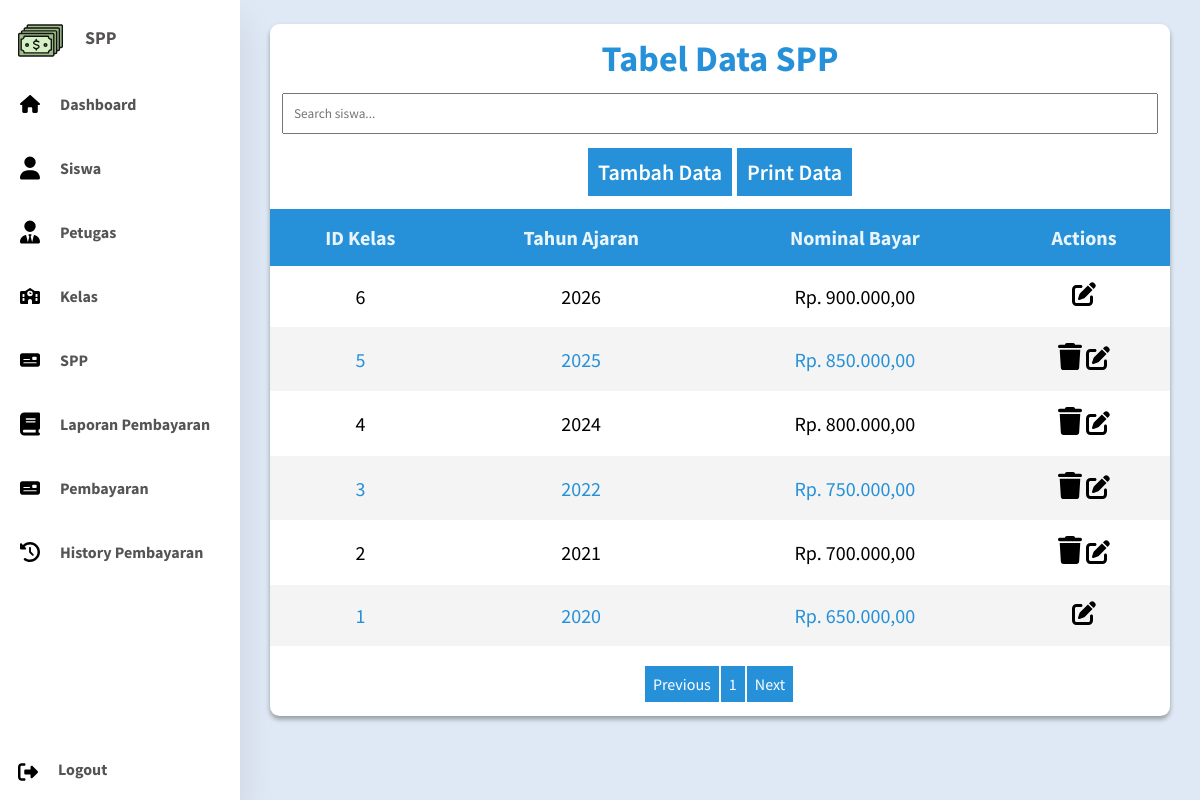
The page /Aplikasi/login/dashboard.php?page=spp (signed in) on the database its author committed.
### tables this page shows
CREATE TABLE `spp` (
  `id_spp` int(5) NOT NULL,
  `nominal` text NOT NULL,
  `tahun_ajaran` int(5) NOT NULL
);

### Aplikasi/sistem/spp.php (the view)
<?php
if (@$_SESSION['level_user'] == 'petugas') {
    echo "<script>alert('Anda Bukan Admin');location.href='dashboard.php?page=pembayaran';</script>";
} else if (@$_SESSION['level_user'] == 'siswa') {
    echo "<script>alert('Anda Bukan Admin atau Petugas');location.href='dashboard.php?page=histori';</script>";
} else if (@$_SESSION['level_user'] == 'admin') {
?>
    <main class="table">
        <form action="" method="post">
            <section class="table-header">
                <h1>Tabel Data SPP</h1>
                <input type="text" name="cari" id="searchspp" placeholder="Search siswa...">
                <section class="content-header">
                    <a href="dashboard.php?page=insertspp" class="tombol-header">Tambah Data</a>
                    <a href="" class="tombol-header">Print Data</a>
                </section>
            </section>
            <section class="table-body">
                <table id="tablespp">
                    <thead>
                        <tr>
                            <th>ID Kelas</th>
                            <th>Tahun Ajaran</th>
                            <th>Nominal Bayar</th>
                            <th class="print">Actions</th>
                        </tr>
                    </thead>
                    <tbody>
                        <?php
                        $batas = 7;
                        $halaman = isset($_GET['hal']) ? (int)$_GET['hal'] : 1;
                        $halaman_awal = ($halaman > 1) ? ($halaman * $batas) - $batas : 0;
                        $previous = $halaman - 1;
                        $next = $halaman + 1;
                        $data = mysqli_query($koneksi, "SELECT * FROM spp");
                        $jumlah_data = mysqli_num_rows($data);
                        $total_halaman = ceil($jumlah_data / $batas);
                        $query = "SELECT * FROM spp ORDER BY id_spp DESC LIMIT $halaman_awal, $batas";
                        $hasil = mysqli_query($koneksi, $query);
                        foreach ($hasil as $row) :
                        ?>
                            <tr>
                                <td data-label="ID Kelas"><?php echo $row['id_spp']; ?></td>
                                <td data-label="Kelas"><?php echo $row['tahun_ajaran']; ?></td>
                                <td data-label="Jurusan"><?php echo "Rp. " . number_format($row['nominal'], 2, ',', '.') ?></td>
                                <?php
                                $id_button = $row['id_spp'];
                                $query_button = mysqli_query($koneksi, "SELECT * FROM siswa WHERE id_spp = '$id_button'");
                                $spp_button = mysqli_fetch_assoc($query_button);
                                if ($spp_button) {
                                ?>
                                    <td data-label="Actions" class="print">
                                        <a href="dashboard.php?update_spp=<?php echo $row['id_spp']; ?>" onclick="return confirm('Yakin mau update <?= $row['tahun_ajaran']; ?>?')"><img src="../images/pen-to-square-solid.svg" alt="Edit Button"></a>
                                    </td>
                                <?php
                                } else {
                                ?>
                                    <td>
                                        <a href="dashboard.php?delete_spp=<?php echo $row['id_spp']; ?>" onclick="return confirm('Yakin mau hapus <?= $row['tahun_ajaran']; ?>?')"><img src="../images/trash-solid.svg" alt="Delete Button"></a>
                                        <a href="dashboard.php?update_spp=<?php echo $row['id_spp']; ?>" onclick="return confirm('Yakin mau update <?= $row['tahun_ajaran']; ?>?')"><img src="../images/pen-to-square-solid.svg" alt="Edit Button"></a>
                                    </td>
                                <?php
                                }
                                ?>
                            </tr>
                        <?php
                        endforeach;
                        ?>
                    </tbody>
                </table>
            </section>
            <center>
                <div class="paging">
                    <a <?php if ($halaman > 1) {
                            echo "href='?page=spp&hal=$previous'";
                        } ?>>Previous</a>
                    <?php
                    for ($x = 1; $x <= $total_halaman; $x++) {
                    ?>
                        <a href="?page=spp&hal=<?php echo $x ?>"><?php echo $x; ?></a>
                    <?php
                    }
                    ?>
                    <a <?php if ($halaman < $total_halaman) {
                            echo "href='?page=spp&hal=$next'";
                        } ?>>Next</a>
                </div>
            </center>
    </main>
<?php
}
?>

### Aplikasi/index.css (style rules this page uses)
* { margin: 0; padding: 0; box-sizing: border-box; text-decoration: none; font-family: "Source Sans Pro", sans-serif; }
body { background: #dfe9f5; min-height: 100vh; display: flex; justify-content: center; }
main.table { background-color: #fff; box-shadow: 0 0.2rem 0.3rem #0005; border-radius: 0.8rem; margin: 2% 0 2% 20%; width: 75%; height: 100%; background-color: #fff; border-radius: 0.6rem; }
table { width: 100%; }
thead th { position: sticky; top: 0; left: 0; background-color: #2691d9; color: #e9f4fb; }
tbody tr:nth-child(even) { background-color: #0000000b; color: #2691d9; }
table, td, th { border-collapse: collapse; padding: 1rem; text-align: center; font-size: 20px; }
.table-header { width: 100%; height: 5%; padding: 12px; font-size: 24px; text-align: center; color: #2691d9; }
.table-header input[type="text"] { padding: 10px; margin: 12px 12px 12px 0; width: 100%; }
.content-header { padding: 10px; }
.tombol-header { padding: 10px; background: #2691d9; color: #fff; font-size: 22px; font-weight: 600; }
.table-body { border-radius: 0.6rem; }
.table-body img { width: 24px; }
.paging { padding: 20px 0 10px 0; display: inline-block; }
.paging a { color: #fff; float: left; padding: 8px; border-right: 2px solid #fff; background-color: #2691d9; }

### rows shown on the page
spp: id_spp "6", tahun_ajaran "2026", nominal "900.000,00"
spp: id_spp "5", tahun_ajaran "2025", nominal "850.000,00"
spp: id_spp "4", tahun_ajaran "2024", nominal "800.000,00"
spp: id_spp "3", tahun_ajaran "2022", nominal "750.000,00"
spp: id_spp "2", tahun_ajaran "2021", nominal "700.000,00"
spp: id_spp "1", tahun_ajaran "2020", nominal "650.000,00"
